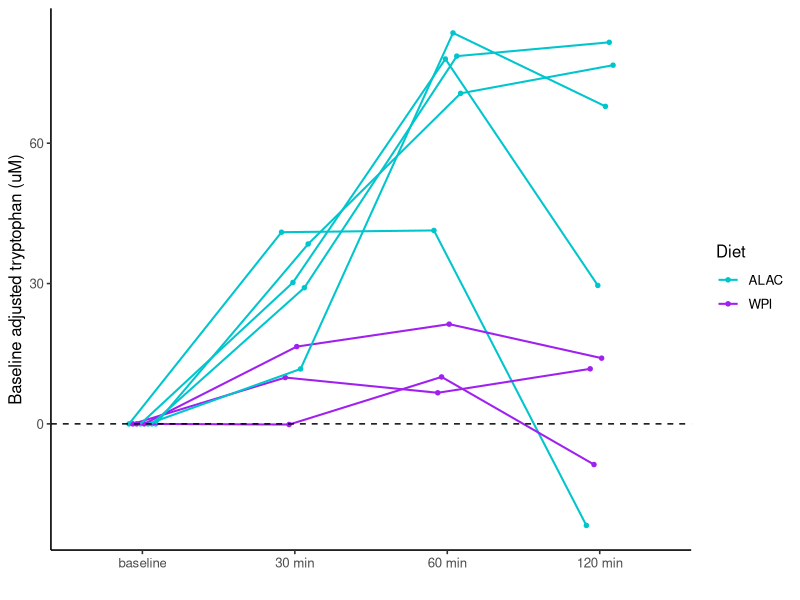

Recreate this plot in R. (Note: this script raises an error after producing the figure.)
## ---- chunk 1
knitr::opts_chunk$set(echo = TRUE)
knitr::opts_knit$set(root.dir = '/Users/xuanhe89/Documents/WorkSpace/Research projects/Lactation/ALAC/Manuscripts/Paper #1/Figures and Tables R codes')
## ---- chunk 2
rm(list = ls())
## ---- chunk 3
library(readxl)       # For reading Excel files
library(ggpubr)       # For creating publication-ready plots
library(dplyr)        # For data manipulation
## ---- chunk 4
# Targeted MS data
PP.targeted.serum <- read_excel("Data/Data.xlsx", sheet = "PP_serum_MS")

# Pig info
PigInfo <- read_excel("Data/Data.xlsx", sheet = "PigInfo")
PP_metadata <- read_excel("Data/Data.xlsx", sheet = "PP_metadata")
## ---- chunk 5
Fig1 <- PP.targeted.serum %>%
          inner_join(PigInfo, by = "PigID") %>%
          select(PigID, Diet, TimePoint, Tryptophan) %>%
          
          # Filter to keep only pigs with 4 time points and calculate baseline tryptophan
          group_by(PigID) %>%
          filter(n() == 4) %>%
          mutate(Baseline.Trp = Tryptophan[TimePoint == "baseline"]) %>%
          ungroup() %>%
          
          # Calculate adjusted tryptophan values
          mutate(Adjusted.Trp = Tryptophan - Baseline.Trp,
                 TimePoint = factor(TimePoint, levels = c("baseline", "30 min", "60 min", "120 min")),
                 Diet = factor(Diet, levels = c("ALAC", "WPI")),
                 PigID = factor(PigID)) %>%
          
          # Plot the results
          ggplot(aes(x = TimePoint, y = Adjusted.Trp, group = PigID, color = Diet)) +
              geom_point(size = 1.2, position = position_dodge(width = 0.2)) +
              geom_line(linewidth = 0.7, position = position_dodge(width = 0.2)) +
              scale_color_manual(values = c("turquoise3", "purple")) +
              geom_hline(yintercept = 0, linetype = "dashed", color = "black") +
              labs(y = "Baseline adjusted tryptophan (uM)", x = "") +
              theme_classic2()

# save the figure to a pdf file:
ggsave(plot=Fig1, height=5, width=6, dpi=300, filename="Figure 2/Fig2G_left.pdf", useDingbats=FALSE)

Fig1
## ---- chunk 6
PP.targeted.serum %>%
  inner_join(PigInfo, by = "PigID") %>%
  select(PigID, Diet, TimePoint, Tryptophan) %>%
  
  # Filter to keep only pigs with 4 time points and calculate baseline tryptophan
  group_by(PigID) %>%
  filter(n() == 4) %>%
  mutate(Baseline.Trp = Tryptophan[TimePoint == "baseline"]) %>%
  ungroup() %>%
  
  # Calculate adjusted tryptophan values
  mutate(Adjusted.Trp = Tryptophan - Baseline.Trp,
         TimePoint = factor(TimePoint, levels = c("baseline", "30 min", "60 min", "120 min")),
         Diet = factor(Diet, levels = c("ALAC", "WPI")),
         PigID = factor(PigID)) %>%
  
  # Plot the results
  ggplot(aes(x = TimePoint, y = Adjusted.Trp, group = PigID, color = PigID)) +
      geom_point(size = 1.2, position = position_dodge(width = 0.2)) +
      geom_line(linewidth = 0.7, position = position_dodge(width = 0.2)) +
      geom_hline(yintercept = 0, linetype = "dashed", color = "black") +
      labs(y = "Baseline adjusted tryptophan (uM)", x = "") +
      theme_classic2()
## ---- chunk 7
Fig2 <- PP_metadata %>% filter(PigID %in% c(25, 28, 12, 6, 1)) %>%
                          select(PigID, PPfeedIntake.g) %>%
                          ggdotchart(x = "PigID", y = "PPfeedIntake.g", 
                                     sorting = "descending", add = "segments", rotate = TRUE,
                                     dot.size = 8, color = "#00AFBB", ylab = "Formula intake (g)")


# Save the figure to a pdf file:
ggsave(plot=Fig2, height=5, width=3, dpi=300, filename="Figure 2/Fig2G_right.pdf", useDingbats=FALSE)

Fig2
## ---- chunk 8
sessionInfo()
